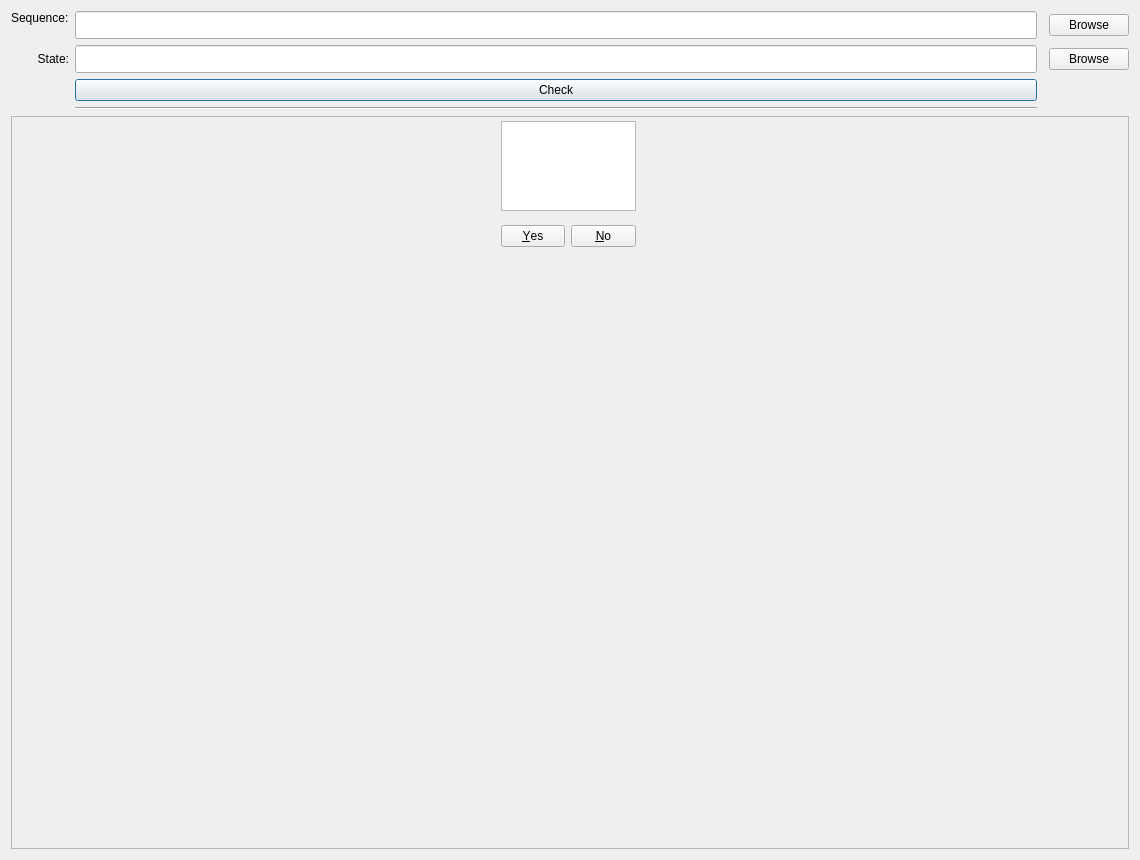
<?xml version="1.0" encoding="UTF-8"?>
<ui version="4.0">
 <class>Dialog</class>
 <widget class="QDialog" name="Dialog">
  <property name="geometry">
   <rect>
    <x>0</x>
    <y>0</y>
    <width>1140</width>
    <height>860</height>
   </rect>
  </property>
  <property name="sizePolicy">
   <sizepolicy hsizetype="Fixed" vsizetype="Fixed">
    <horstretch>0</horstretch>
    <verstretch>0</verstretch>
   </sizepolicy>
  </property>
  <property name="minimumSize">
   <size>
    <width>1140</width>
    <height>860</height>
   </size>
  </property>
  <property name="maximumSize">
   <size>
    <width>1140</width>
    <height>860</height>
   </size>
  </property>
  <property name="windowTitle">
   <string>ACSP22 P05 - Formoe Mygind</string>
  </property>
  <property name="locale">
   <locale language="English" country="UnitedKingdom"/>
  </property>
  <layout class="QGridLayout" name="gridLayout">
   <item row="3" column="2">
    <widget class="QPushButton" name="btn_check">
     <property name="text">
      <string>Check</string>
     </property>
    </widget>
   </item>
   <item row="4" column="2">
    <widget class="Line" name="line">
     <property name="orientation">
      <enum>Qt::Horizontal</enum>
     </property>
    </widget>
   </item>
   <item row="2" column="2">
    <widget class="QLineEdit" name="line_state">
     <property name="font">
      <font>
       <family>.AppleSystemUIFont</family>
       <pointsize>13</pointsize>
      </font>
     </property>
    </widget>
   </item>
   <item row="0" column="1">
    <widget class="QLabel" name="label_seq">
     <property name="text">
      <string>Sequence:</string>
     </property>
     <property name="alignment">
      <set>Qt::AlignLeading|Qt::AlignLeft|Qt::AlignTop</set>
     </property>
     <property name="wordWrap">
      <bool>false</bool>
     </property>
    </widget>
   </item>
   <item row="0" column="2">
    <widget class="QLineEdit" name="line_seq">
     <property name="font">
      <font>
       <family>.AppleSystemUIFont</family>
       <pointsize>13</pointsize>
      </font>
     </property>
    </widget>
   </item>
   <item row="2" column="4">
    <widget class="QPushButton" name="btn_state">
     <property name="text">
      <string>Browse</string>
     </property>
    </widget>
   </item>
   <item row="2" column="1">
    <widget class="QLabel" name="label_state">
     <property name="enabled">
      <bool>true</bool>
     </property>
     <property name="layoutDirection">
      <enum>Qt::LeftToRight</enum>
     </property>
     <property name="text">
      <string>State:</string>
     </property>
     <property name="alignment">
      <set>Qt::AlignRight|Qt::AlignTrailing|Qt::AlignVCenter</set>
     </property>
    </widget>
   </item>
   <item row="0" column="4">
    <widget class="QPushButton" name="btn_seq">
     <property name="text">
      <string>Browse</string>
     </property>
    </widget>
   </item>
   <item row="6" column="1" colspan="4">
    <widget class="QFrame" name="frame">
     <property name="frameShape">
      <enum>QFrame::StyledPanel</enum>
     </property>
     <property name="frameShadow">
      <enum>QFrame::Raised</enum>
     </property>
     <widget class="QLabel" name="display_seq">
      <property name="geometry">
       <rect>
        <x>5</x>
        <y>5</y>
        <width>480</width>
        <height>700</height>
       </rect>
      </property>
      <property name="text">
       <string/>
      </property>
      <property name="pixmap">
       <pixmap>qt/pim_sequence.png</pixmap>
      </property>
      <property name="scaledContents">
       <bool>true</bool>
      </property>
     </widget>
     <widget class="QLabel" name="display_state">
      <property name="geometry">
       <rect>
        <x>630</x>
        <y>5</y>
        <width>480</width>
        <height>700</height>
       </rect>
      </property>
      <property name="text">
       <string/>
      </property>
      <property name="pixmap">
       <pixmap>qt/pim_state.png</pixmap>
      </property>
      <property name="scaledContents">
       <bool>true</bool>
      </property>
     </widget>
     <widget class="QDialogButtonBox" name="dialogue">
      <property name="geometry">
       <rect>
        <x>490</x>
        <y>100</y>
        <width>135</width>
        <height>40</height>
       </rect>
      </property>
      <property name="layoutDirection">
       <enum>Qt::LeftToRight</enum>
      </property>
      <property name="standardButtons">
       <set>QDialogButtonBox::No|QDialogButtonBox::Yes</set>
      </property>
     </widget>
     <widget class="QPlainTextEdit" name="plainTextEdit">
      <property name="geometry">
       <rect>
        <x>490</x>
        <y>5</y>
        <width>135</width>
        <height>90</height>
       </rect>
      </property>
     </widget>
    </widget>
   </item>
  </layout>
 </widget>
 <resources/>
 <connections/>
</ui>
